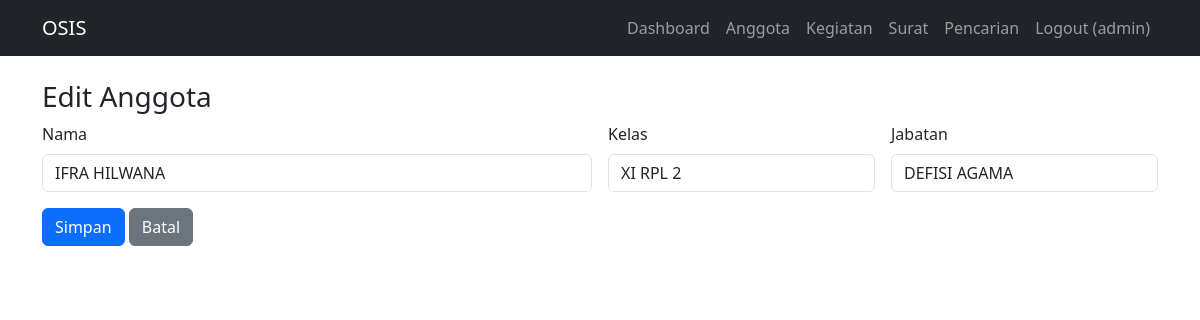
The app's page /anggota/1/edit (signed in) with its own data.
### tables this page shows
CREATE TABLE anggota (
            id INTEGER PRIMARY KEY AUTOINCREMENT,
            nama TEXT,
            kelas TEXT,
            jabatan TEXT
        );

### app.py (the view, shortened to what this page needs)
@app.route("/anggota/<int:id>/edit", methods=["GET","POST"])
@login_required
def anggota_edit(id):
    conn = get_db()
    item = conn.execute("SELECT * FROM anggota WHERE id=?", (id,)).fetchone()
    conn.close()
    return render_template("anggota_form.html", item=item)

### app.py (called while the page is built)
def get_db():
    conn = sqlite3.connect(DB_PATH)
    conn.row_factory = sqlite3.Row
    return conn

def login_required(f):
    @wraps(f)
    def decorated(*args, **kwargs):
        if "user" not in session:
            flash("Silakan login terlebih dahulu.", "warning")
            return redirect(url_for("login"))
        return f(*args, **kwargs)
    return decorated

### templates/anggota_form.html
{% extends 'base.html' %}
{% block content %}
<h3>{{ 'Edit' if item else 'Tambah' }} Anggota</h3>
<form method="post">
  <div class="row g-3">
    <div class="col-md-6"><label class="form-label">Nama</label><input name="nama" class="form-control" required value="{{ item.nama if item else '' }}"></div>
    <div class="col-md-3"><label class="form-label">Kelas</label><input name="kelas" class="form-control" required value="{{ item.kelas if item else '' }}"></div>
    <div class="col-md-3"><label class="form-label">Jabatan</label><input name="jabatan" class="form-control" value="{{ item.jabatan if item else '' }}"></div>
  </div>
  <div class="mt-3"><button class="btn btn-primary">Simpan</button> <a class="btn btn-secondary" href="{{ url_for('anggota_list') }}">Batal</a></div>
</form>
{% endblock %}

### records on screen
anggota: nama "IFRA HILWANA", kelas "XI RPL 2", jabatan "DEFISI AGAMA"

### other values on screen
{{ session.get('user') }} "admin"
{{ 'Edit' if item else 'Tambah' }} "Edit"
